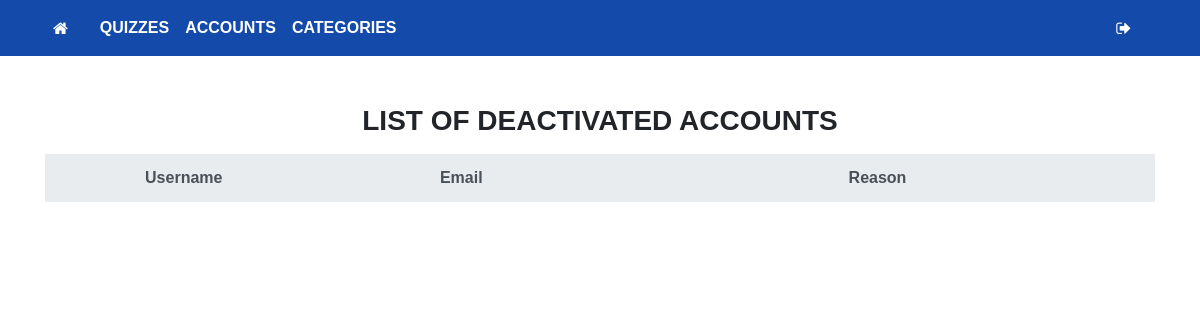
Before: /server/index.php?action=users&query=usersrp (signed in) with the older database file.
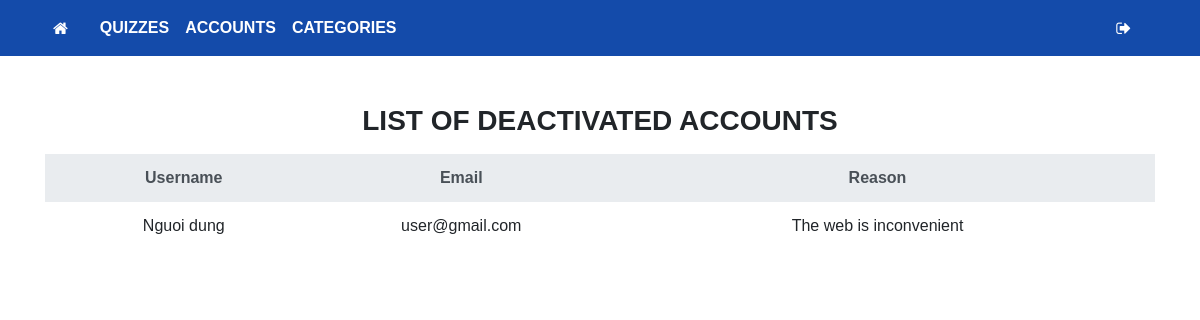
After: the same page with the newer database file.
### tables this page shows
CREATE TABLE `User` (
  `User_id` varchar(50) NOT NULL,
  `email` varchar(100) NOT NULL,
  `username` varchar(50) NOT NULL,
  `password` varchar(100) NOT NULL,
  `avatar` varchar(200) DEFAULT NULL,
  `gradeLevel` varchar(20) DEFAULT NULL,
  `role` varchar(10) NOT NULL,
  `organization` varchar(100) DEFAULT NULL,
  `active` int(11) NOT NULL DEFAULT 1,
  `reason` text NOT NULL
);

### server/main/users/usersrp.php (the view, shortened to what this page needs)
<div class="col-12 my-5">
    <h3 class="text-uppercase text-center"><b>List of deactivated accounts</b></h3>
    <div style="background-color: #FDF0F1;" class="bg-white rounded mt-3">
    <table class="table mt-2 table-borderless w-100">
        <thead class="text-center thead-light">
            <tr>
                <th class="align-middle w-25">Username</th>
                <th class="align-middle w-25">Email</th>
                <th class="align-middle w-50">Reason</th>
            </tr>
        </thead>
        <tbody id="table-body" class="text-center">
<?php
        $sql = "select distinct * from User where active=0";
        $result = $conn->query($sql);
        if ($result->num_rows > 0) {
            while($row = $result->fetch_array()) {
?>
        <tr>
            <td><?php echo $row['username'];?></td>
            <td><?php echo $row['email'];?></td>
            <td><?php echo $row['reason'];?></td>
        </tr>
<?php
            }
        }
?>
        </table>
    </div>
</div>

### server/index.php (shortened to what this page needs)
<!DOCTYPE html>
<html lang="en">
<head>
    <link rel="stylesheet" href="https://cdnjs.cloudflare.com/ajax/libs/font-awesome/4.7.0/css/font-awesome.min.css">
    <link rel="stylesheet" href="https://cdn.jsdelivr.net/npm/bootstrap@4.6.2/dist/css/bootstrap.min.css">
    <link rel="stylesheet" href="../asset/css/base.css">
    <link rel="stylesheet" href="../asset/css/responsive.css">
</head>
<body>
    <?php
    include("main/menu.php");
    include("main/main.php");
    ?>
</body>
</html>

### server/main/menu.php (shortened to what this page needs)
<link rel="stylesheet" href="../asset/css/admin.css">
<nav id="nav-profile" class="navbar navbar-expand-lg ">
    <div class="container">
        <a id="menu-profile" href="index.php" class="navbar-nav mx-2 nav-link" aria-current="page"><i class="fa fa-home"></i></a>
        <div class="collapse navbar-collapse" id="navbarNavAltMarkup">
            <div class="navbar-nav">
              <a id="menu-profile" href="index.php?action=quiz&query=quizrp" class="nav-link">QUIZZES</a>
                <a id="menu-profile" href="index.php?action=users&query=usersrp" class="nav-link">ACCOUNTS</a>
                <a id="menu-profile" href="index.php?action=category&query=add" class="nav-link" aria-current="page">CATEGORIES</a>
            </div>
        </div>
        <a id="menu-profile" href="index.php?logout=1" class="navbar-nav mx-2 nav-link"><i class="fa fa-sign-out"></i></a>
    </div>
</nav>

### server/main/main.php (shortened to what this page needs)
<div>
<?php
    if (isset($_GET['action']) && $_GET['query']) {
        $tmp = $_GET['action'];
        $query = $_GET['query'];
    } else {
        $tmp = '';
        $query = '';
    }
    ?>
    <div class="container">
        <div class="d-flex row">
            <?php
                if ($tmp == 'category' && $query == 'add') {
                    include("main/category/add.php");
                    include("main/category/listed.php");
            ?>
        </div>
    </div>
<?php
                }
                else if ($tmp == 'users' && $query == 'usersrp') {
                    include("main/users/usersrp.php");
                }
?>
</div>

### asset/css/base.css (style rules this page uses)
:root { --main-color: rgb(255,255,252); --body-color: rgba(0,0,0,0.03); --main-bg-color: rgb(20, 75, 170); --sub-bg-color: rgba(20, 75, 170, 0.3); --main-bold: 600; --main-size: 18px; }
* { box-sizing: border-box; margin: 0 }
body { font-family: Arial, Helvetica, sans-serif; }
.navbar-nav { flex-wrap: wrap; }

### asset/css/admin.css (style rules this page uses)
#nav-profile { background-color: var(--main-bg-color); }
#nav-profile * { color: #fff; }
#menu-profile { color: #fff; text-decoration: none; font-weight: bolder; }

Changed rows visible on the page:
added user: username "Nguoi dung", email "user@gmail.com", reason "The web is inconvenient"
